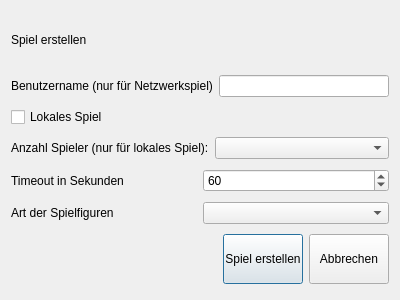
<?xml version="1.0" encoding="UTF-8"?>
<ui version="4.0">
 <class>Erstellen</class>
 <widget class="QDialog" name="Erstellen">
  <property name="geometry">
   <rect>
    <x>0</x>
    <y>0</y>
    <width>400</width>
    <height>300</height>
   </rect>
  </property>
  <property name="windowTitle">
   <string>Dialog</string>
  </property>
  <layout class="QVBoxLayout" name="verticalLayout">
   <item>
    <layout class="QVBoxLayout" name="verticalLayout_2">
     <item>
      <widget class="QLabel" name="label">
       <property name="maximumSize">
        <size>
         <width>16777215</width>
         <height>50</height>
        </size>
       </property>
       <property name="text">
        <string>Spiel erstellen</string>
       </property>
      </widget>
     </item>
    </layout>
   </item>
   <item>
    <layout class="QHBoxLayout" name="horizontalLayout_5">
     <item>
      <widget class="QLabel" name="label_5">
       <property name="text">
        <string>Benutzername (nur für Netzwerkspiel)</string>
       </property>
      </widget>
     </item>
     <item>
      <widget class="QLineEdit" name="leBenutzername"/>
     </item>
    </layout>
   </item>
   <item>
    <layout class="QVBoxLayout" name="verticalLayout_7">
     <item>
      <layout class="QHBoxLayout" name="horizontalLayout_4">
       <item>
        <widget class="QCheckBox" name="cbLokal">
         <property name="text">
          <string>Lokales Spiel</string>
         </property>
        </widget>
       </item>
      </layout>
     </item>
    </layout>
   </item>
   <item>
    <layout class="QVBoxLayout" name="verticalLayout_6">
     <item>
      <layout class="QHBoxLayout" name="horizontalLayout">
       <item>
        <widget class="QLabel" name="label_4">
         <property name="text">
          <string>Anzahl Spieler (nur für lokales Spiel):</string>
         </property>
        </widget>
       </item>
       <item>
        <widget class="QComboBox" name="cbSpieler"/>
       </item>
      </layout>
     </item>
    </layout>
   </item>
   <item>
    <layout class="QVBoxLayout" name="verticalLayout_5">
     <item>
      <layout class="QHBoxLayout" name="horizontalLayout_2">
       <item>
        <widget class="QLabel" name="label_2">
         <property name="text">
          <string>Timeout in Sekunden</string>
         </property>
        </widget>
       </item>
       <item>
        <widget class="QSpinBox" name="sbTimeout">
         <property name="minimum">
          <number>1</number>
         </property>
         <property name="maximum">
          <number>300</number>
         </property>
         <property name="value">
          <number>60</number>
         </property>
        </widget>
       </item>
      </layout>
     </item>
    </layout>
   </item>
   <item>
    <layout class="QVBoxLayout" name="verticalLayout_4">
     <item>
      <layout class="QHBoxLayout" name="horizontalLayout_3">
       <item>
        <widget class="QLabel" name="label_3">
         <property name="text">
          <string>Art der Spielfiguren</string>
         </property>
        </widget>
       </item>
       <item>
        <widget class="QComboBox" name="cbSpielfiguren"/>
       </item>
      </layout>
     </item>
    </layout>
   </item>
   <item>
    <layout class="QVBoxLayout" name="verticalLayout_3">
     <item>
      <layout class="QGridLayout" name="gridLayout">
       <item row="0" column="1">
        <widget class="QPushButton" name="btnBestatigen">
         <property name="maximumSize">
          <size>
           <width>80</width>
           <height>50</height>
          </size>
         </property>
         <property name="text">
          <string>Spiel erstellen</string>
         </property>
        </widget>
       </item>
       <item row="0" column="2">
        <widget class="QPushButton" name="btnAbbrechen">
         <property name="maximumSize">
          <size>
           <width>80</width>
           <height>50</height>
          </size>
         </property>
         <property name="text">
          <string>Abbrechen</string>
         </property>
        </widget>
       </item>
       <item row="0" column="0">
        <spacer name="horizontalSpacer">
         <property name="orientation">
          <enum>Qt::Horizontal</enum>
         </property>
         <property name="sizeHint" stdset="0">
          <size>
           <width>40</width>
           <height>20</height>
          </size>
         </property>
        </spacer>
       </item>
      </layout>
     </item>
    </layout>
   </item>
  </layout>
 </widget>
 <resources/>
 <connections/>
</ui>
